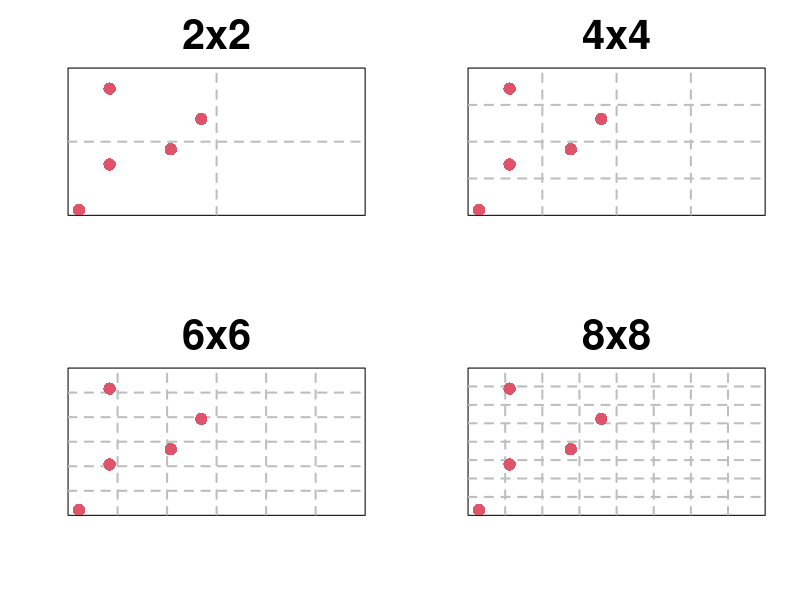
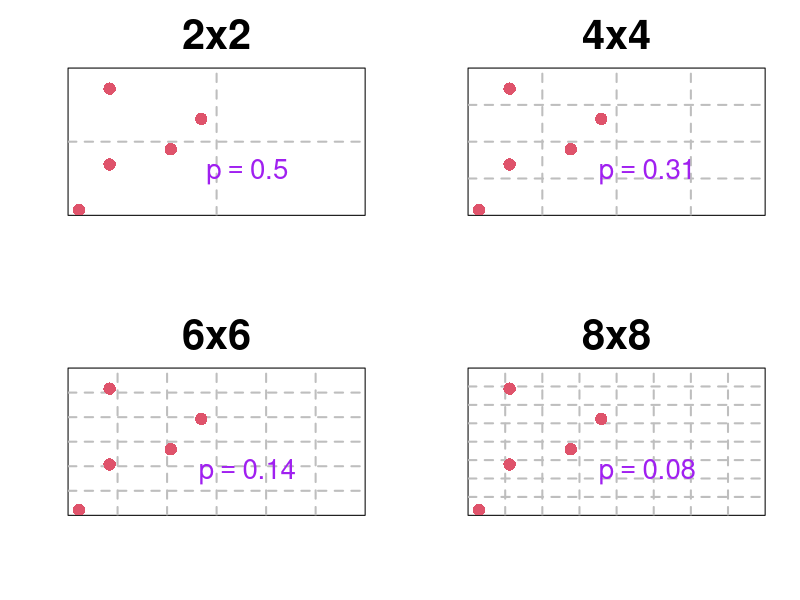
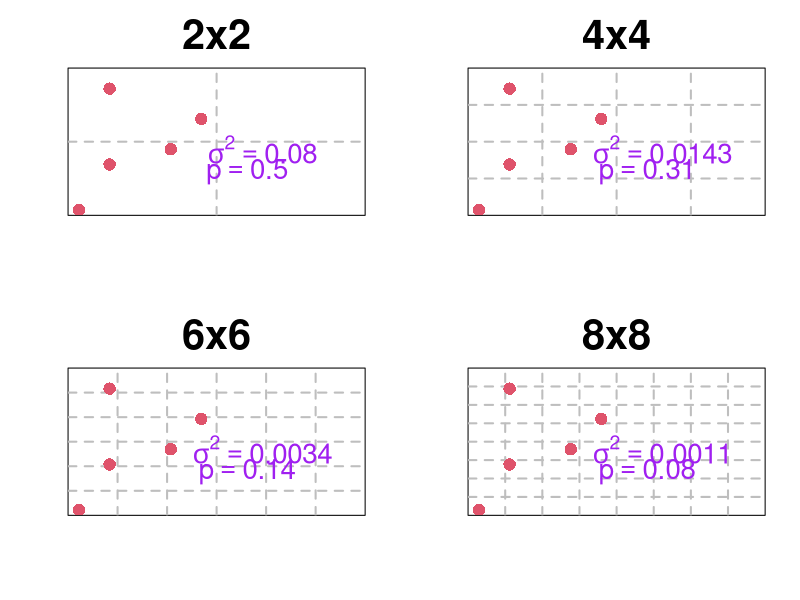

R code for these plots, in order:
## ---- chunk 1
#knitr::purl(input="../FW552/Proportions.qmd",output="../FW552/Proportions.r")
## ---- chunk 2
#| fig-width: 8
#| fig-height: 8
x <- seq(1,10,by=1)
y <-  seq(1,10,by=1)

par(mfrow=c(2,2),cex.axis=1.5,cex.lab=2,cex.main=3)
plot(x,y, pch = 19, col = 0,main="2x2",xaxt="n",yaxt="n",xlab="",ylab="")
grid(nx = 2, ny = 2,
     lty = 2,      
     col = "gray", 
     lwd = 2)
points(x=c(1,4,5,2,2),y=c(1,5,7,4,9),pch=16,col=2,cex=2)
plot(x,y, pch = 19, col = 0,main="4x4",xaxt="n",yaxt="n",xlab="",ylab="")
grid(nx = 4, ny = 4,
     lty = 2,      
     col = "gray", 
     lwd = 2)
points(x=c(1,4,5,2,2),y=c(1,5,7,4,9),pch=16,col=2,cex=2)

plot(x,y, pch = 19, col = 0,main="6x6",xaxt="n",yaxt="n",xlab="",ylab="")
grid(nx = 6, ny = 6,
     lty = 2,      
     col = "gray", 
     lwd = 2)
points(x=c(1,4,5,2,2),y=c(1,5,7,4,9),pch=16,col=2,cex=2)

plot(x,y, pch = 19, col = 0,main="8x8",xaxt="n",yaxt="n",xlab="",ylab="")
grid(nx = 8, ny = 8,
     lty = 2,      
     col = "gray", 
     lwd = 2)
points(x=c(1,4,5,2,2),y=c(1,5,7,4,9),pch=16,col=2,cex=2)
## ---- chunk 3
#| fig-width: 8
#| fig-height: 8
x <- seq(1,10,by=1)
y <-  seq(1,10,by=1)

par(mfrow=c(2,2),cex.axis=1.5,cex.lab=2,cex.main=3)
plot(x,y, pch = 19, col = 0,main="2x2",xaxt="n",yaxt="n",xlab="",ylab="")
grid(nx = 2, ny = 2,
     lty = 2,      
     col = "gray", 
     lwd = 2)
points(x=c(1,4,5,2,2),y=c(1,5,7,4,9),pch=16,col=2,cex=2)
#text(7,5,bquote(sigma^2==.(round(0.5*(1-0.5)/(4-1),digits=2))),col="purple",cex=2)
text(6.5,3.5,bquote(p==.(0.5,digits=2)),col="purple",cex=2)

plot(x,y, pch = 19, col = 0,main="4x4",xaxt="n",yaxt="n",xlab="",ylab="")
grid(nx = 4, ny = 4,
     lty = 2,      
     col = "gray", 
     lwd = 2)
points(x=c(1,4,5,2,2),y=c(1,5,7,4,9),pch=16,col=2,cex=2)
#text(7,5,bquote(sigma^2==.(round(0.3125*(1-0.3125)/(16-1),digits=4))),col="purple",cex=2)
text(6.5,3.5,bquote(p==.(round(5/16,digits=2))),col="purple",cex=2)

plot(x,y, pch = 19, col = 0,main="6x6",xaxt="n",yaxt="n",xlab="",ylab="")
grid(nx = 6, ny = 6,
     lty = 2,      
     col = "gray", 
     lwd = 2)
points(x=c(1,4,5,2,2),y=c(1,5,7,4,9),pch=16,col=2,cex=2)
#text(7,5,bquote(sigma^2==.(round(0.1388*(1-0.1388)/(36-1),digits=4))),col="purple",cex=2)
text(6.5,3.5,bquote(p==.(round(5/36,digits=2))),col="purple",cex=2)


plot(x,y, pch = 19, col = 0,main="8x8",xaxt="n",yaxt="n",xlab="",ylab="")
grid(nx = 8, ny = 8,
     lty = 2,      
     col = "gray", 
     lwd = 2)
points(x=c(1,4,5,2,2),y=c(1,5,7,4,9),pch=16,col=2,cex=2)
#text(7,5,bquote(sigma^2==.(round(0.078125*(1-0.078125)/(64-1),digits=4))),col="purple",cex=2)
text(6.5,3.5,bquote(p==.(round(5/64,digits=2))),col="purple",cex=2)
## ---- chunk 4
#| fig-width: 8
#| fig-height: 8
x <- seq(1,10,by=1)
y <-  seq(1,10,by=1)

par(mfrow=c(2,2),cex.axis=1.5,cex.lab=2,cex.main=3)
plot(x,y, pch = 19, col = 0,main="2x2",xaxt="n",yaxt="n",xlab="",ylab="")
grid(nx = 2, ny = 2,
     lty = 2,      
     col = "gray", 
     lwd = 2)
points(x=c(1,4,5,2,2),y=c(1,5,7,4,9),pch=16,col=2,cex=2)
text(7,5,bquote(sigma^2==.(round(0.5*(1-0.5)/(4-1),digits=2))),col="purple",cex=2)
text(6.5,3.5,bquote(p==.(0.5,digits=2)),col="purple",cex=2)

plot(x,y, pch = 19, col = 0,main="4x4",xaxt="n",yaxt="n",xlab="",ylab="")
grid(nx = 4, ny = 4,
     lty = 2,      
     col = "gray", 
     lwd = 2)
points(x=c(1,4,5,2,2),y=c(1,5,7,4,9),pch=16,col=2,cex=2)
text(7,5,bquote(sigma^2==.(round(0.3125*(1-0.3125)/(16-1),digits=4))),col="purple",cex=2)
text(6.5,3.5,bquote(p==.(round(5/16,digits=2))),col="purple",cex=2)

plot(x,y, pch = 19, col = 0,main="6x6",xaxt="n",yaxt="n",xlab="",ylab="")
grid(nx = 6, ny = 6,
     lty = 2,      
     col = "gray", 
     lwd = 2)
points(x=c(1,4,5,2,2),y=c(1,5,7,4,9),pch=16,col=2,cex=2)
text(7,5,bquote(sigma^2==.(round(0.1388*(1-0.1388)/(36-1),digits=4))),col="purple",cex=2)
text(6.5,3.5,bquote(p==.(round(5/36,digits=2))),col="purple",cex=2)


plot(x,y, pch = 19, col = 0,main="8x8",xaxt="n",yaxt="n",xlab="",ylab="")
grid(nx = 8, ny = 8,
     lty = 2,      
     col = "gray", 
     lwd = 2)
text(7,5,bquote(sigma^2==.(round(0.078125*(1-0.078125)/(64-1),digits=4))),col="purple",cex=2)
points(x=c(1,4,5,2,2),y=c(1,5,7,4,9),pch=16,col=2,cex=2)
text(6.5,3.5,bquote(p==.(round(5/64,digits=2))),col="purple",cex=2)
